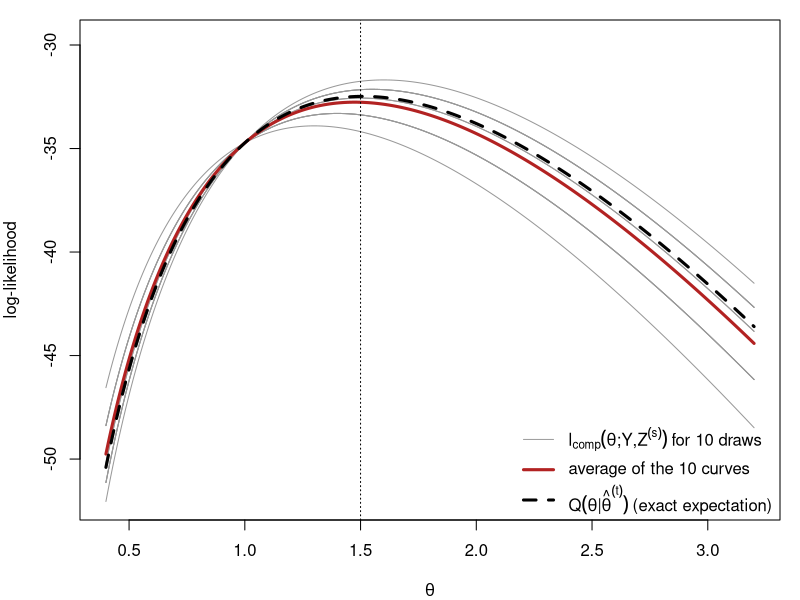
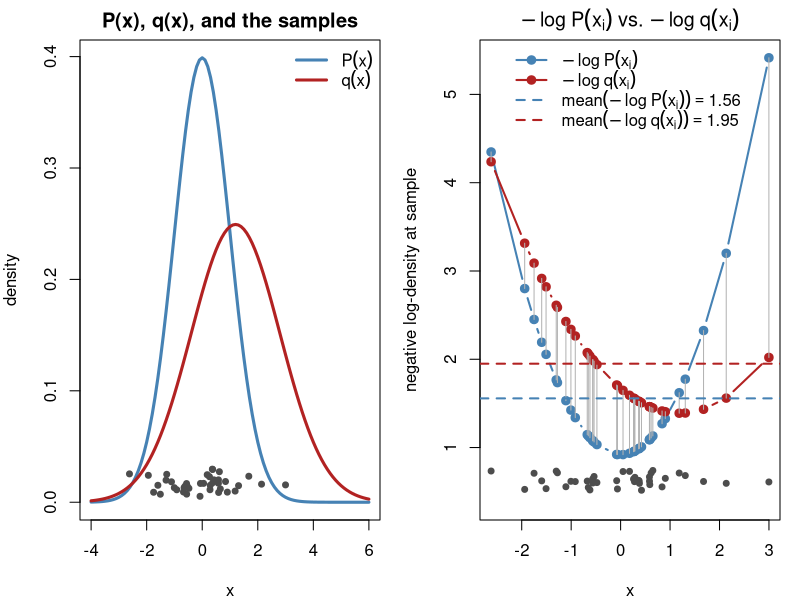
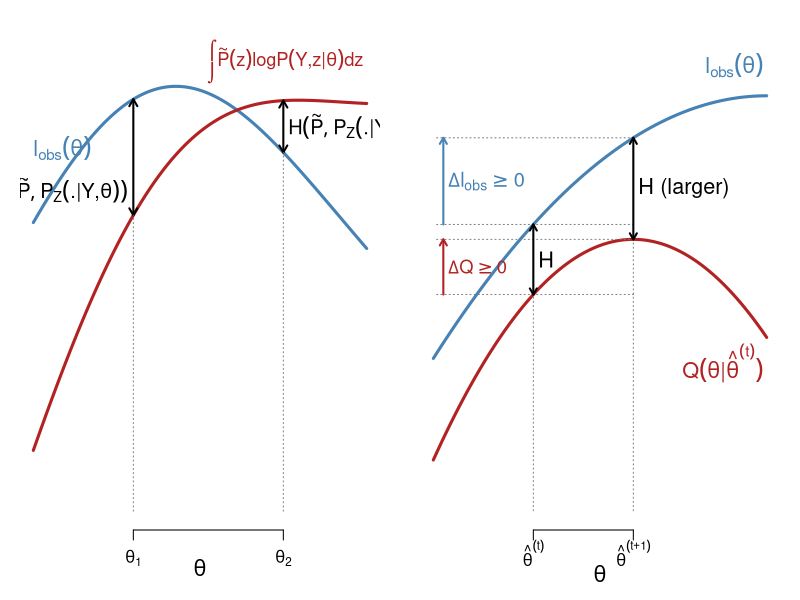
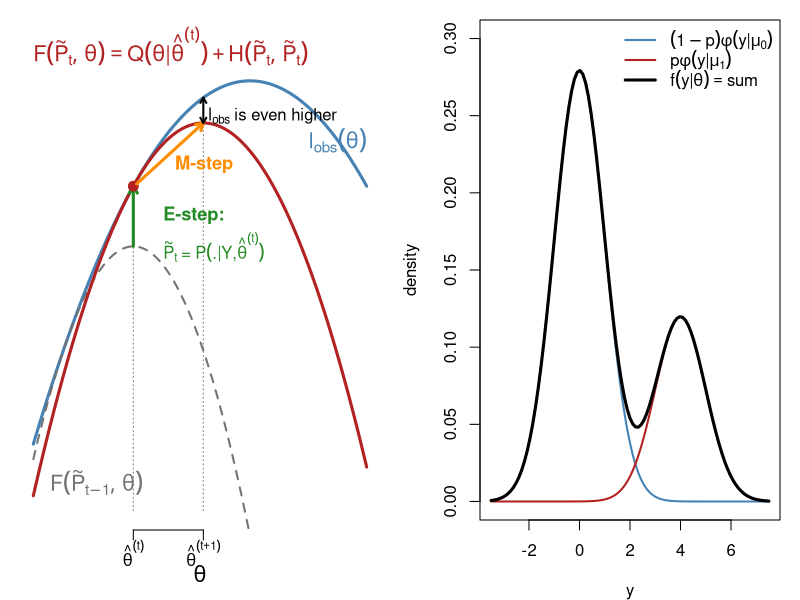
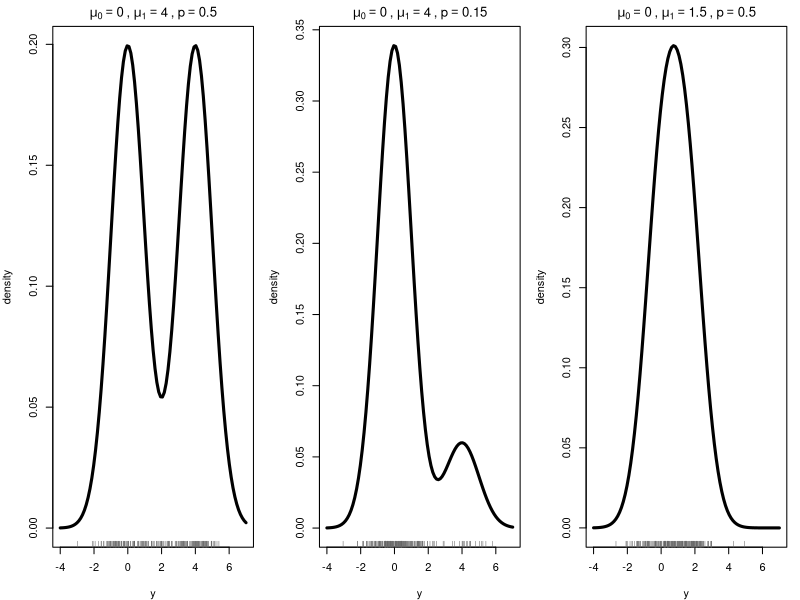
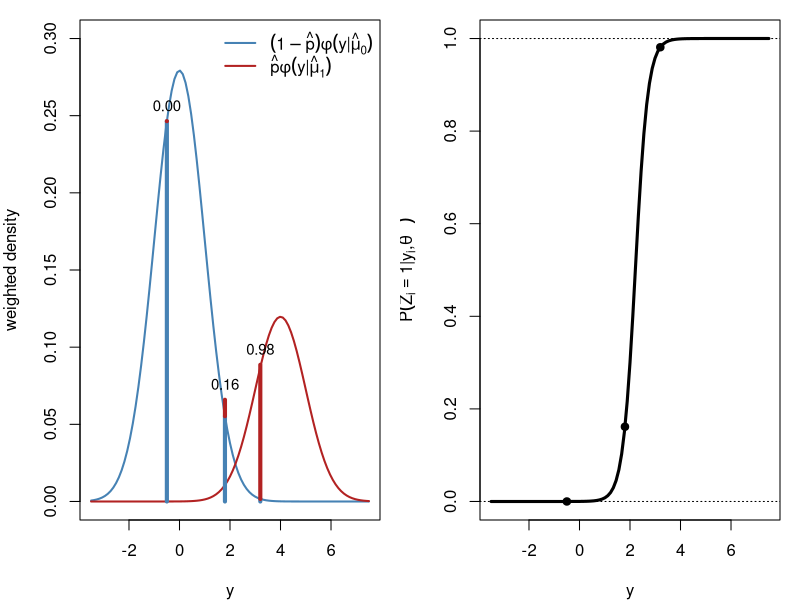
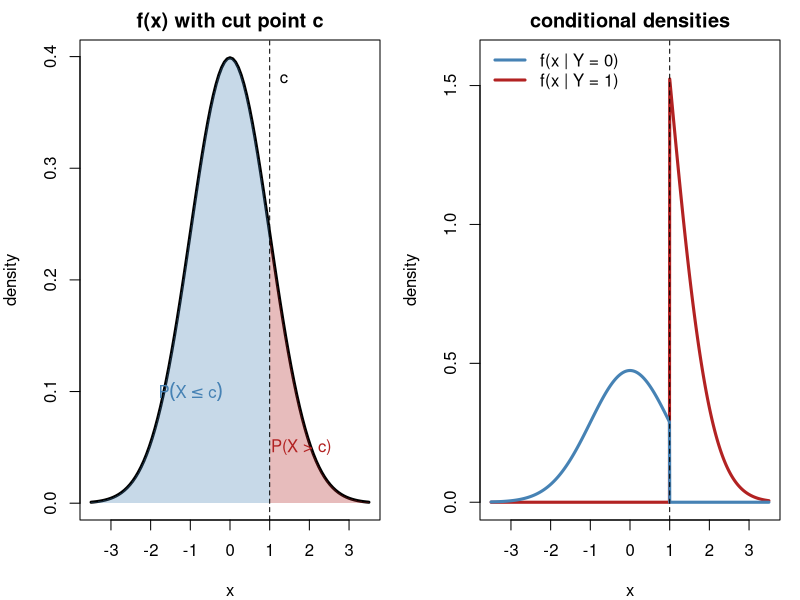
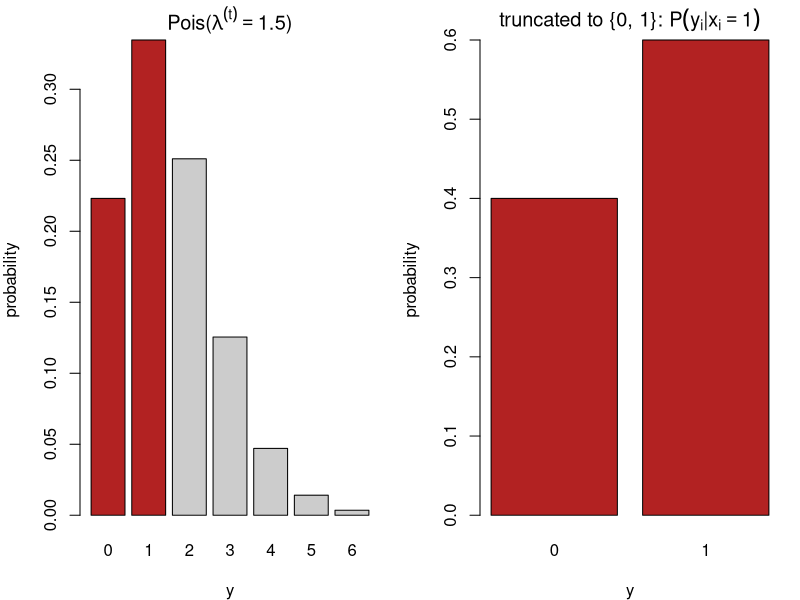

The R source for these figures, in order:
## ---- chunk 1
#| include: false
set.seed(812)
knitr::opts_chunk$set(echo = FALSE, fig.align = "center")
# censored Poisson example used in several figures (Section 3):
# m exact observations, ncen observations known only to satisfy y < 2
yobs <- c(3, 2, 4, 1, 3, 2, 5, 3); m <- length(yobs); ncen <- 12; n <- m + ncen
lobs <- function(l) sum(dpois(yobs, l, log = TRUE)) + ncen * log(ppois(1, l))
lcomp <- function(l, z) -n * l + log(l) * (sum(yobs) + sum(z)) - sum(lfactorial(yobs))
Qfun  <- function(l, lt) lcomp(l, rep(lt / (1 + lt), ncen))
lam <- seq(0.4, 3.2, length.out = 300)
## ---- chunk 2
#| fig-width: 9
#| fig-height: 5
lt <- 1.5; S <- 10
Z <- replicate(S, rbinom(ncen, 1, lt / (1 + lt)))            # draws of the censored y_i
curves <- sapply(1:S, function(s) sapply(lam, lcomp, z = Z[, s]))
Qexact <- sapply(lam, Qfun, lt = lt)
par(mar = c(4, 4, 1, 1))
matplot(lam, curves, type = "l", lty = 1, lwd = 1, col = "gray60", xlab = expression(theta),
        ylab = "log-likelihood", ylim = range(curves) + c(0, 2))
lines(lam, rowMeans(curves), lwd = 3, col = "firebrick")
lines(lam, Qexact, lwd = 3, col = "black", lty = 2)
abline(v = lt, lty = 3)
legend("bottomright", bty = "n", lwd = c(1, 3, 3), lty = c(1, 1, 2), col = c("gray60", "firebrick", "black"),
       legend = c(expression(l[comp](theta*";"*Y*","*Z^(s)) ~ "for 10 draws"),
                  "average of the 10 curves",
                  expression(Q(theta*"|"*hat(theta)^(t)) ~ "(exact expectation)")))
## ---- chunk 3
#| fig-width: 10
#| fig-height: 4.6
par(mfrow = c(1, 2), mar = c(4, 4, 2, 1))
mu_p <- 0; sd_p <- 1; mu_q <- 1.2; sd_q <- 1.6; nsamp <- 40
x  <- rnorm(nsamp, mu_p, sd_p)                   # samples from P
nlp <- -dnorm(x, mu_p, sd_p, log = TRUE)         # -log P(x_i)
nlq <- -dnorm(x, mu_q, sd_q, log = TRUE)         # -log q(x_i)

curve(dnorm(x, mu_p, sd_p), -4, 6, lwd = 3, col = "steelblue", xlab = "x", ylab = "density",
      main = "P(x), q(x), and the samples")
curve(dnorm(x, mu_q, sd_q), add = TRUE, lwd = 3, col = "firebrick")
points(x, runif(nsamp, 0.005, 0.03), pch = 19, col = "gray30", cex = 0.8)   # jittered observations
legend("topright", bty = "n", lwd = 3, col = c("steelblue", "firebrick"),
       legend = c(expression(P(x)), expression(q(x))))

ord <- order(x)
yr  <- range(c(nlp, nlq)); gap <- diff(yr)
plot(x[ord], nlp[ord], type = "b", pch = 19, col = "steelblue", lwd = 2,
     xlab = "x", ylab = "negative log-density at sample",
     ylim = c(yr[1] - 0.12 * gap, yr[2]),
     main = expression(-log~P(x[i])~vs.~-log~q(x[i])))
lines(x[ord], nlq[ord], type = "b", pch = 19, col = "firebrick", lwd = 2)
segments(x[ord], nlp[ord], x[ord], nlq[ord], col = "gray70")
abline(h = mean(nlp), col = "steelblue", lty = 2, lwd = 2)
abline(h = mean(nlq), col = "firebrick", lty = 2, lwd = 2)
points(x, yr[1] - 0.09 * gap + runif(nsamp, 0, 0.05 * gap), pch = 19, col = "gray30", cex = 0.8)
legend("top", bty = "n", lwd = 2, lty = c(1, 1, 2, 2), pch = c(19, 19, NA, NA),
       col = c("steelblue", "firebrick", "steelblue", "firebrick"),
       legend = c(expression(-log~P(x[i])), expression(-log~q(x[i])),
                  bquote(mean(-log~P(x[i])) == .(round(mean(nlp), 2))),
                  bquote(mean(-log~q(x[i])) == .(round(mean(nlq), 2)))))
## ---- chunk 4
#| fig-width: 9
#| fig-height: 4.4
par(mar = c(3.5, 1, 1, 1))
th <- seq(0, 10, length.out = 300)
lo <- function(t) 3.2 - 0.045 * (t - 5.2)^2 + 0.5 * sin(t / 2.2)   # observed log-likelihood
av <- function(t) lo(t) - (1.4 - 0.45 * (t - 3))                    # an arbitrary average complete log-likelihood
plot(th, lo(th), type = "n", ylim = c(-1.5, 4.2), axes = FALSE, xlab = "", ylab = "")
mtext(expression(theta), side = 1, line = 1.5, cex = 1.3)
lines(th, lo(th), lwd = 3, col = "steelblue")
lines(th, av(th), lwd = 3, col = "firebrick")
text(0, lo(0) + 0.9, expression(l[obs](theta)), col = "steelblue", adj = 0, cex = 1.3)
text(9.9, av(9.9) + 0.5, expression(integral(tilde(P)(z)*log*P(Y*","*z*"|"*theta)*dz)),
     col = "firebrick", adj = 1, cex = 1.1)
for (t0 in c(3, 7.5)) {
    arrows(t0, av(t0), t0, lo(t0), code = 3, length = 0.08, lwd = 2)
    text(if (t0 == 3) t0 - 0.15 else t0 + 0.15, (av(t0) + lo(t0)) / 2 - if (t0 == 3) 0.4 else 0, expression(H(tilde(P), P[Z](.*"|"*Y*","*theta))), adj = if (t0 == 3) 1 else 0, cex = 1.2)
    segments(t0, -1.5, t0, min(av(t0), lo(t0)), lty = 3, col = "gray50")
}
axis(1, at = c(3, 7.5), labels = c(expression(theta[1]), expression(theta[2])), tick = TRUE)
## ---- chunk 5
#| fig-width: 9
#| fig-height: 3.9
par(mar = c(3.5, 1, 0.5, 1))
th <- seq(0, 10, length.out = 300)
t0 <- 3; t1 <- 6                                         # theta^(t), theta^(t+1)
Q  <- function(t) 2.6 - 0.07 * (t - t1)^2                # Q(theta | theta^(t)), maximised at theta^(t+1)
H  <- function(t) 0.8 + 0.04 * (t - t0)^2                # cross-entropy, smallest at theta^(t) (Gibbs)
lo <- function(t) Q(t) + H(t)                            # l_obs
plot(th, lo(th), type = "n", ylim = c(-0.5, 5), axes = FALSE, xlab = "", ylab = "")
mtext(expression(theta), side = 1, line = 1.8, cex = 1.3)
lines(th, lo(th), lwd = 3, col = "steelblue")
lines(th, Q(th),  lwd = 3, col = "firebrick")
text(9.9, lo(9.9) + 0.35, expression(l[obs](theta)), col = "steelblue", adj = 1, cex = 1.3)
text(9.9, Q(9.9) - 0.35, expression(Q(theta*"|"*hat(theta)^(t))), col = "firebrick", adj = 1, cex = 1.3)
segments(c(t0, t1), -0.5, c(t0, t1), c(lo(t0), lo(t1)), lty = 3, col = "gray50")
segments(0.1, c(Q(t0), lo(t0)), t1, c(Q(t0), lo(t0)), lty = 3, col = "gray50")
segments(0.1, c(Q(t1), lo(t1)), t1, c(Q(t1), lo(t1)), lty = 3, col = "gray50")
for (x in c(t0, t1)) arrows(x, Q(x), x, lo(x), code = 3, length = 0.07, lwd = 2)
text(t0 + 0.15, (Q(t0) + lo(t0)) / 2, "H", adj = 0, cex = 1.3)
text(t1 + 0.15, (Q(t1) + lo(t1)) / 2, "H (larger)", adj = 0, cex = 1.3)
arrows(0.3, Q(t0), 0.3, Q(t1), length = 0.07, lwd = 2, col = "firebrick")
text(0.45, (Q(t0) + Q(t1)) / 2, expression(Delta*Q >= 0), adj = 0, col = "firebrick", cex = 1.1)
arrows(0.3, lo(t0), 0.3, lo(t1), length = 0.07, lwd = 2, col = "steelblue")
text(0.45, (lo(t0) + lo(t1)) / 2, expression(Delta*l[obs] >= 0), adj = 0, col = "steelblue", cex = 1.2)
axis(1, at = c(t0, t1), labels = c(expression(hat(theta)^(t)), expression(hat(theta)^(t+1))), tick = TRUE)
## ---- chunk 6
#| fig-width: 9
#| fig-height: 4.6
par(mar = c(3.5, 1, 0.5, 1))
th <- seq(0, 10, length.out = 300); t0 <- 3
lo <- function(t) 3.5 - 0.15 * (t - 6.5)^2                      # l_obs
B0 <- function(t) lo(t) - 0.2625 * (t - 1)^2              # F(P~_{t-1}, theta): touches l_obs at theta^(t-1), maximised at theta^(t)
B1 <- function(t) lo(t) - 0.1 * (t - t0)^2                     # F(P~_t, theta): touches l_obs at theta^(t)
t1 <- optimize(B1, c(0, 10), maximum = TRUE)$maximum             # M-step
plot(th, lo(th), type = "n", ylim = c(-4, 4.4), axes = FALSE, xlab = "", ylab = "")
mtext(expression(theta), side = 1, line = 1.8, cex = 1.3)
lines(th, lo(th), lwd = 3, col = "steelblue")
lines(th, B0(th), lwd = 2, lty = 2, col = "gray45")
lines(th, B1(th), lwd = 3, col = "firebrick")
text(10, lo(10) + 0.8, expression(l[obs](theta)), col = "steelblue", adj = 1, cex = 1.3)
text(0.5, -3.5, expression(F(tilde(P)[t-1], theta)), col = "gray45", adj = 0, cex = 1.3)
text(0, 4.1, expression(F(tilde(P)[t], theta) == Q(theta*"|"*hat(theta)^(t)) + H(tilde(P)[t], tilde(P)[t])), col = "firebrick", adj = 0, cex = 1.3)
segments(c(t0, t1), -4, c(t0, t1), c(B0(t0), lo(t1)), lty = 3, col = "gray50")
arrows(t0, B0(t0), t0, lo(t0), length = 0.08, lwd = 3, col = "forestgreen")
text(3.9, 1.15, expression(bold("E-step:")), adj = 0, col = "forestgreen", cex = 1.1)
text(3.9, 0.6, expression(tilde(P)[t]~"="~P(.*"|"*Y*","*hat(theta)^(t))), adj = 0, col = "forestgreen", cex = 1.0)
points(t0, lo(t0), pch = 19, col = "firebrick", cex = 1.3)
arrows(t0 + 0.1, B1(t0) + 0.04, t1, B1(t1), length = 0.08, lwd = 3, col = "darkorange")
text((t0 + t1) / 2 + 0.2, B1((t0 + t1) / 2) - 0.45, expression(bold("M-step")), col = "darkorange", adj = 0, cex = 1.1)
arrows(t1, B1(t1), t1, lo(t1), length = 0.06, lwd = 2, code = 3)
text(t1 + 0.15, (B1(t1) + lo(t1)) / 2 - 0.1, expression(l[obs]~"is even higher"), adj = 0, cex = 1.0)
axis(1, at = c(t0, t1), labels = c(expression(hat(theta)^(t)), expression(hat(theta)^(t+1))), tick = TRUE)
## ---- chunk 7
#| fig-width: 9
#| fig-height: 4.6
par(mar = c(4, 4, 1, 1)); mu0 <- 0; mu1 <- 4; p <- 0.3
curve((1 - p) * dnorm(x, mu0), -3.5, 7.5, lwd = 2, col = "steelblue", ylab = "density", xlab = "y",
      ylim = c(0, 0.3))
curve(p * dnorm(x, mu1), add = TRUE, lwd = 2, col = "firebrick")
curve((1 - p) * dnorm(x, mu0) + p * dnorm(x, mu1), add = TRUE, lwd = 3)
legend("topright", bty = "n", lwd = c(2, 2, 3), col = c("steelblue", "firebrick", "black"),
       legend = c(expression((1-p)*phi(y*"|"*mu[0])), expression(p*phi(y*"|"*mu[1])),
                  expression(f(y*"|"*theta) == "sum")))
## ---- chunk 8
#| fig-width: 10
#| fig-height: 4.4
par(mfrow = c(1, 3), mar = c(4, 4, 2, 1))
mix <- function(x, mu0, mu1, p) (1 - p) * dnorm(x, mu0) + p * dnorm(x, mu1)
for (s in list(c(0, 4, 0.5), c(0, 4, 0.15), c(0, 1.5, 0.5))) {
  curve(mix(x, s[1], s[2], s[3]), -4, 7, lwd = 3, xlab = "y", ylab = "density",
        main = bquote(mu[0] == .(s[1]) ~ "," ~ mu[1] == .(s[2]) ~ "," ~ p == .(s[3])))
  y <- ifelse(rbinom(200, 1, s[3]) == 1, rnorm(200, s[2]), rnorm(200, s[1]))
  rug(y, col = "gray40")
}
## ---- chunk 9
#| fig-width: 10
#| fig-height: 4.6
par(mfrow = c(1, 2), mar = c(4, 4, 1, 1)); mu0 <- 0; mu1 <- 4; p <- 0.3
f0 <- function(x) (1 - p) * dnorm(x, mu0); f1 <- function(x) p * dnorm(x, mu1)
curve(f0, -3.5, 7.5, lwd = 2, col = "steelblue", ylab = "weighted density", xlab = "y", ylim = c(0, 0.3))
curve(f1, add = TRUE, lwd = 2, col = "firebrick")
yi <- c(-0.5, 1.8, 3.2)
for (y in yi) { segments(y, 0, y, f0(y), col = "steelblue", lwd = 4)
  segments(y, f0(y), y, f0(y) + f1(y), col = "firebrick", lwd = 4)
  text(y, f0(y) + f1(y), sprintf("%.2f", f1(y) / (f0(y) + f1(y))), pos = 3, cex = 0.9) }
legend("topright", bty = "n", lwd = 2, col = c("steelblue", "firebrick"),
       legend = c(expression((1-hat(p))*phi(y*"|"*hat(mu)[0])), expression(hat(p)*phi(y*"|"*hat(mu)[1]))))
curve(f1(x) / (f0(x) + f1(x)), -3.5, 7.5, lwd = 3, xlab = "y",
      ylab = expression(P(Z[i] == 1*"|"*y[i]*","*hat(theta)^(t))))
abline(h = c(0, 1), lty = 3); points(yi, f1(yi) / (f0(yi) + f1(yi)), pch = 19)
## ---- chunk 10
#| fig-width: 10
#| fig-height: 4.8
par(mfrow = c(1, 2), mar = c(4, 4, 2, 1)); cc <- 1
curve(dnorm, -3.5, 3.5, lwd = 3, xlab = "x", ylab = "density", main = "f(x) with cut point c")
xs <- seq(cc, 3.5, length.out = 100)
polygon(c(xs, rev(xs)), c(dnorm(xs), rep(0, 100)), col = adjustcolor("firebrick", 0.3), border = NA)
xs <- seq(-3.5, cc, length.out = 100)
polygon(c(xs, rev(xs)), c(dnorm(xs), rep(0, 100)), col = adjustcolor("steelblue", 0.3), border = NA)
abline(v = cc, lty = 2); text(cc, 0.38, "c", pos = 4)
text(1.8, 0.05, "P(X > c)", col = "firebrick"); text(-1, 0.1, expression(P(X <= c)), col = "steelblue")
curve(dnorm(x) * (x > cc) / pnorm(cc, lower.tail = FALSE), -3.5, 3.5, lwd = 3, col = "firebrick",
      n = 1001, xlab = "x", ylab = "density", main = "conditional densities", ylim = c(0, 1.6))
curve(dnorm(x) * (x <= cc) / pnorm(cc), add = TRUE, lwd = 3, col = "steelblue", n = 1001)
abline(v = cc, lty = 2)
legend("topleft", bty = "n", lwd = 3, col = c("steelblue", "firebrick"),
       legend = c("f(x | Y = 0)", "f(x | Y = 1)"))
## ---- chunk 11
#| fig-width: 10
#| fig-height: 4.4
par(mfrow = c(1, 2), mar = c(4, 4, 2, 1)); lt <- 1.5; k <- 0:6
barplot(dpois(k, lt), names.arg = k, col = c("firebrick", "firebrick", rep("gray80", 5)),
        xlab = "y", ylab = "probability", main = bquote("Pois(" * lambda^(t) == .(lt) * ")"))
barplot(c(1, lt) / (1 + lt), names.arg = 0:1, col = "firebrick", xlab = "y", ylab = "probability",
        main = expression("truncated to {0, 1}: " * P(y[i]*"|"*x[i] == 1)))
## ---- chunk 12
#| fig-width: 6
#| fig-height: 4.6
par(mar = c(4, 4, 1, 1))
ctr <- rbind(c(0, 0), c(4, 3), c(1, 5))
Sig <- list(diag(2) * 0.8, matrix(c(1, 0.7, 0.7, 1), 2), diag(c(1.2, 0.4)))
cols <- c("steelblue", "firebrick", "forestgreen"); ang <- seq(0, 2 * pi, length.out = 100)
plot(NA, xlim = c(-3, 7), ylim = c(-3, 8), xlab = expression(y[1]), ylab = expression(y[2]))
for (k in 1:3) { R <- chol(Sig[[k]])
  pts <- matrix(rnorm(120), 60) %*% R + rep(ctr[k, ], each = 60)
  points(pts, col = adjustcolor(cols[k], 0.6), pch = 19, cex = 0.8)
  ell <- (cbind(cos(ang), sin(ang)) * 2.1) %*% R + rep(ctr[k, ], each = 100)
  lines(ell, col = cols[k], lwd = 2); points(ctr[k, 1], ctr[k, 2], pch = 4, lwd = 3, col = cols[k]) }
## ---- chunk 13
#| fig-width: 10
#| fig-height: 3.4
par(mar = c(4, 4, 1, 1)); N <- 120; P <- matrix(c(0.95, 0.05, 0.1, 0.9), 2, byrow = TRUE)
h <- integer(N); h[1] <- 1; for (i in 2:N) h[i] <- sample(1:2, 1, prob = P[h[i - 1], ])
y <- rnorm(N, mean = c(0, 3)[h])
plot(y, type = "n", xlab = "i", ylab = expression(y[i]))
r <- rle(h); e <- cumsum(r$lengths); s <- c(1, head(e, -1) + 1)
rect(s - 0.5, par("usr")[3], e + 0.5, par("usr")[4],
     col = adjustcolor(c("steelblue", "firebrick")[r$values], 0.15), border = NA)
lines(y, col = "gray30"); points(y, pch = 19, col = c("steelblue", "firebrick")[h], cex = 0.7)
legend("topright", bty = "n", pch = 19, col = c("steelblue", "firebrick"),
       legend = c(expression(h[i] == 1), expression(h[i] == 2)), horiz = TRUE)
